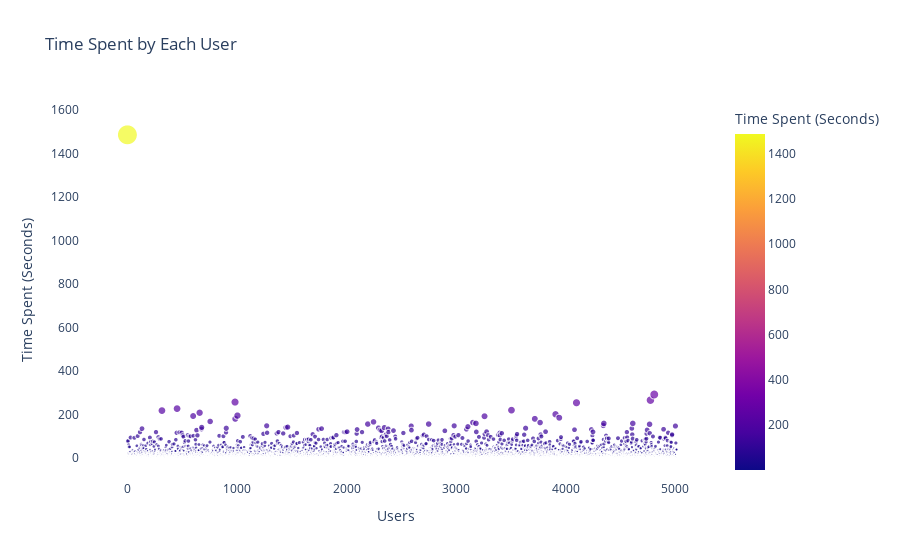

This figure's notebook cell:
### Markdown cell above
We can conclude that, 
- Majority of users spend relatively little time: With the median time at 13 seconds and 75% of users spending 28 seconds or less.
  
- Large variation in time spent: The high standard deviation (33.85 seconds) and a long tail (maximum of 1487 seconds) indicate that a small subset of users spend significantly more time compared to the majority.
  
- Bots: With only eight distinct interaction times and some users engaging over 30 times, it's unlikely that a human could interact this frequently in just a few seconds, suggesting bot activity. Users spending close to the maximum time (24.8 minutes) may be classified as "bots," contributing disproportionately to overall engagement.

### Code cell
import plotly.express as px

def plot_time_spent_by_user(time_spent_df):
    """
    Plot the time spent by each user using Plotly.
    
    Parameters:
    - time_spent_df: DataFrame with 'device_id' and 'time_spent_minutes' columns
    """
    # Create a scatter plot for time spent by each user
    fig = px.scatter(time_spent_df, 
                     x=time_spent_df.index, 
                     y='time_spent(s)',
                     title='Time Spent by Each User',
                     labels={ 'time_spent(s)': 'Time Spent (Seconds)', 'device_id': 'Device ID'},
                     size='time_spent(s)',  # Optional: scale point size by time spent
                     color='time_spent(s)',  # Optional: color points by time spent
                     hover_data=['time_spent(s)'])

    # Update the layout for better readability
    fig.update_layout(
        xaxis_title='Users',
        yaxis_title='Time Spent (Seconds)',
        plot_bgcolor='rgba(0,0,0,0)',  # Optional: transparent background
        showlegend=False
    )

    # Show the plot
    fig.show()

plot_time_spent_by_user(user_spent_time_df)

### Figure 1 — Plotly figure (JSON) as saved in the notebook; plotly's stock layout.template omitted (floating-point values rounded to 4 significant figures; data arrays with more than 128 entries replaced by an {"elided": "..."} marker saying what was removed)
{"data": [{"hovertemplate": "index=%{x}<br>Time Spent (Seconds)=%{marker.color}<extra></extra>", "legendgroup": "", "marker": {"color": {"elided": "5013 int values"}, "coloraxis": "coloraxis", "size": {"elided": "5013 int values"}, "sizemode": "area", "sizeref": 3.717, "symbol": "circle"}, "mode": "markers", "name": "", "showlegend": false, "type": "scattergl", "x": {"elided": "5013 int values"}, "xaxis": "x", "y": {"elided": "5013 int values"}, "yaxis": "y"}], "layout": {"autosize": true, "coloraxis": {"colorbar": {"title": {"text": "Time Spent (Seconds)"}}, "colorscale": [[0, "#0d0887"], [0.1111, "#46039f"], [0.2222, "#7201a8"], [0.3333, "#9c179e"], [0.4444, "#bd3786"], [0.5556, "#d8576b"], [0.6667, "#ed7953"], [0.7778, "#fb9f3a"], [0.8889, "#fdca26"], [1, "#f0f921"]]}, "legend": {"itemsizing": "constant", "tracegroupgap": 0}, "plot_bgcolor": "rgba(0, 0, 0, 0)", "showlegend": false, "title": {"text": "Time Spent by Each User"}, "xaxis": {"anchor": "y", "autorange": true, "domain": [0, 1], "range": [-392.0, 5320.0], "title": {"text": "Users"}, "type": "linear"}, "yaxis": {"anchor": "x", "autorange": true, "domain": [0, 1], "range": [-123.5, 1744.0], "title": {"text": "Time Spent (Seconds)"}, "type": "linear"}}}
